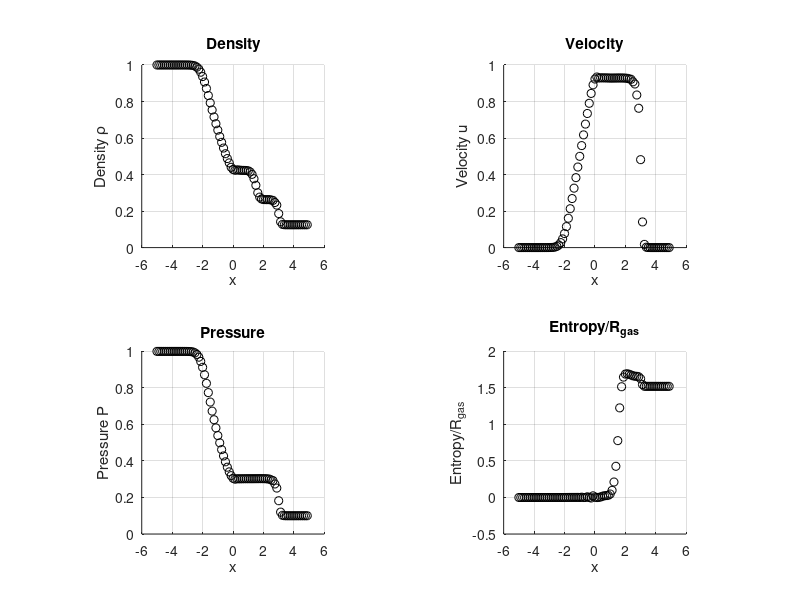

This chart was generated by the following MATLAB code: (Note: this script raises an error after producing the figure.)
%%%%%%%%%%%%%%%%%%%%%%%%%%%%%%%%%%%%%%%%%%%%%%%%%%%%%%%%%%%%%%%%%%%%%%%
% GET THE DATA OF THE SOLUTIONS
%%%%%%%%%%%%%%%%%%%%%%%%%%%%%%%%%%%%%%%%%%%%%%%%%%%%%%%%%%%%%%%%%%%%%%%
fid=fopen('solution.dat','r');
format long e  
p1=fscanf(fid,'%le %le %le %le %le',[5 inf]);
x = p1(1,:); r = p1(2,:); u = p1(3,:); P = p1(4,:); s=p1(5,:);
%%%%%%%%%%%%%%%%%%%%%%%%%%%%%%%%%%%%%%%%%%%%%%%%%%%%%%%%%%%%%%%%%%%%%%%
%%%%%%%%%%%%%%%%%%%%%%%%%%%%%%%%%%%%%%%%%%%%%%%%%%%%%%%%%%%%%%%%%%%%%%%
figure(2)
%%%%%%%%%%%%%%%%%%%%%%%%%%%%%%%%%%%%%%%%%%%%%%%%%%%%%%%%%%%%%%%%%%%%%%%
subplot(2,2,1)
hold on; axis('square'); hold on; grid; title('Density');
xlabel('x'); ylabel('Density \rho'); plot(x,r,'ko');
%text(0.01,0.96,'Van Leer');text(0.01,0.80,'T=1.74423');
%text(0.01,3.9,'Osher');text(0.01,3.7,'29 time Steps');
%text(0.01,3.5,'CFL=0.95');  %S-W t=0.70471
%%%%%%%%%%%%%%%%%%%%%%%%%%%%%%%%%%%%%%%%%%%%%%%%%%%%%%%%%%%%%%%%%%%%%%%
subplot(2,2,2)
hold on; axis('square'); hold on; grid; title('Velocity')
xlabel('x'); ylabel('Velocity u'); plot(x,u,'ko');
%%%%%%%%%%%%%%%%%%%%%%%%%%%%%%%%%%%%%%%%%%%%%%%%%%%%%%%%%%%%%%%%%%%%%%%
subplot(2,2,3)
hold on; axis('square'); hold on; grid; title('Pressure')
xlabel('x'); ylabel('Pressure P'); plot(x,P,'ko');
%text(0.01,14.5,'Osher');text(0.01,13.3,'29 time Steps');
%text(0.01,12,'CFL=0.95');  %S-W t=0.7022
%%%%%%%%%%%%%%%%%%%%%%%%%%%%%%%%%%%%%%%%%%%%%%%%%%%%%%%%%%%%%%%%%%%%%%%
subplot(2,2,4)
hold on; axis('square'); hold on; grid; title('Entropy/R_{gas}')
xlabel('x'); ylabel('Entropy/R_{gas}'); plot(x,s,'ko');
%%%%%%%%%%%%%%%%%%%%%%%%%%%%%%%%%%%%%%%%%%%%%%%%%%%%%%%%%%%%%%%%%%%%%%%
fid.close();